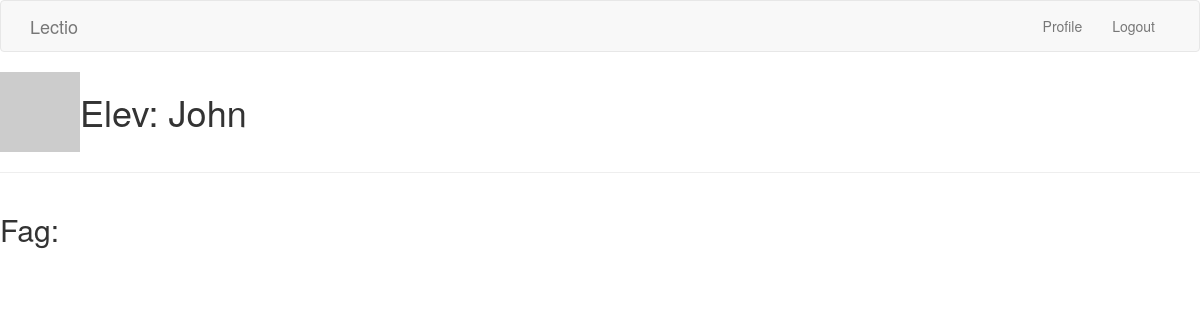
The page /user/John (signed in) on the database as committed earlier.
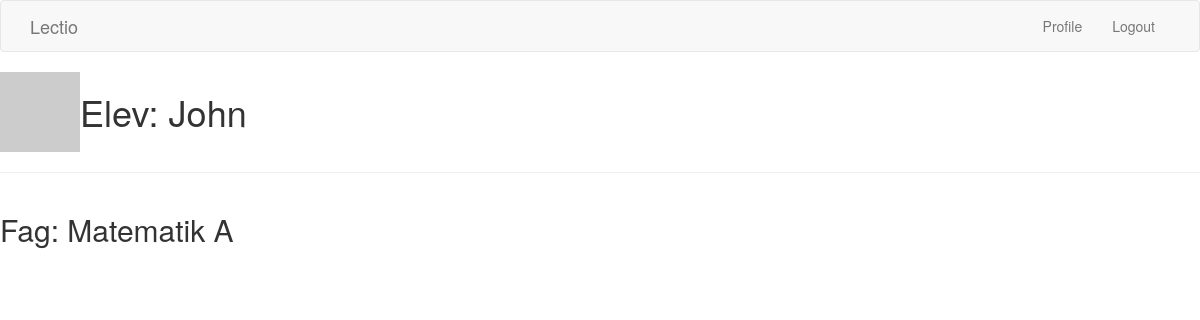
The same page on the database as committed later.
### app/models.py (models this page shows, shortened)
class Student(UserMixin, db.Model):
    id = db.Column(db.Integer, primary_key=True)
    username = db.Column(db.String(64), index=True, unique=True)
    email = db.Column(db.String(120), index=True, unique=True)
    password_hash = db.Column(db.String(128))
    subjects = db.relationship('Subject', backref='students', lazy='dynamic')
    def avatar(self, size):
        digest = md5(self.email.lower().encode('utf-8')).hexdigest()
        return 'https://www.gravatar.com/avatar/{}?d=identicon&s={}'.format(digest, size)

class Subject(db.Model):
    id = db.Column(db.Integer, primary_key=True, unique=True)
    timestamp = db.Column(db.DateTime, index=True, default=datetime.now())
    description = db.Column(db.String(100), index=True)
    subject_name = db.Column(db.String(102), index=True)
    student_id = db.Column(db.Integer, db.ForeignKey("student.id"))

### app/routes.py (the view)
@app.route('/user/<username>')
@login_required
def user(username):
    user = Student.query.filter_by(username=username).first_or_404()
    subject = Subject.query.get(1)
    subjects = [{'Eleven': Student.username, 'Fag': Subject.subject_name}]
    return render_template('user.html', user=user, subjects=subject)

### app/__init__.py (called while the page is built)
@login.user_loader
def load_user(id):
    return Student.query.get(int(id))

### app/templates/user.html
{% extends "base.html" %}
{% block content %}
    <table>
        <tr valign="top">
            <td><img src="{{ user.avatar(128) }}"></td>
            <td><h1>Elev: {{ user.username }}</h1></td>
        </tr>
    </table>
    <hr>
    <table>
        <tr valign="top">
            <td><h2>Fag: {{ subjects.subject_name }} {{ subjects.description }}</h2></td>
        </tr>
    </table>
{% endblock %}

### app/templates/base.html (shortened to what this page needs)
{% extends 'bootstrap/base.html' %}
{% block navbar %}
    <nav class="navbar navbar-default">
        <div class="container">
            <div class="navbar-header">
                <a class="navbar-brand" id="main_left" href="{{ url_for('index') }}">Lectio</a>
            </div>
            <div class="collapse navbar-collapse" id="bs-example-navbar-collapse-1">
                <ul class="nav navbar-nav navbar-right">
                    {% if current_user.is_anonymous %}
                        <li><a href="{{ url_for('login') }}">{{ ('Login') }}</a></li>
                    {% else %}
                        <li><a href="{{ url_for('user', username=current_user.username) }}">{{ ('Profile') }}</a></li>
                        <li><a href="{{ url_for('logout') }}">{{ ('Logout') }}</a></li>
                        {% endif %}
                </ul>
            </div>
        </div>
    </nav>
{% endblock %}

Rows that differ between the two databases and show on the page:
added Subject: subject_name "Matematik", description "A"
